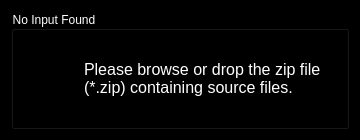
<?xml version="1.0" encoding="UTF-8"?>
<ui version="4.0">
 <class>no_input_dialog</class>
 <widget class="QDialog" name="no_input_dialog">
  <property name="geometry">
   <rect>
    <x>0</x>
    <y>0</y>
    <width>360</width>
    <height>140</height>
   </rect>
  </property>
  <property name="minimumSize">
   <size>
    <width>360</width>
    <height>140</height>
   </size>
  </property>
  <property name="maximumSize">
   <size>
    <width>360</width>
    <height>140</height>
   </size>
  </property>
  <property name="windowTitle">
   <string>CAUTION !</string>
  </property>
  <property name="windowIcon">
   <iconset resource="../images/resources.qrc">
    <normaloff>:/icons/icons/needle.png</normaloff>:/icons/icons/needle.png</iconset>
  </property>
  <property name="styleSheet">
   <string notr="true">#no_input_dialog {
	background-color:rgb(0, 0, 0);
}

#Title {
	color: rgb(255, 255, 255);
}

#Desc {
	color: rgb(255, 255, 255);
}</string>
  </property>
  <layout class="QVBoxLayout" name="verticalLayout">
   <item>
    <widget class="QGroupBox" name="Title">
     <property name="title">
      <string>No Input Found</string>
     </property>
     <layout class="QHBoxLayout" name="horizontalLayout_2">
      <item>
       <widget class="QFrame" name="Icon">
        <property name="minimumSize">
         <size>
          <width>55</width>
          <height>55</height>
         </size>
        </property>
        <property name="maximumSize">
         <size>
          <width>55</width>
          <height>55</height>
         </size>
        </property>
        <property name="focusPolicy">
         <enum>Qt::TabFocus</enum>
        </property>
        <property name="styleSheet">
         <string notr="true">background-image: url(:/icons/icons/error.ico);
background-repeat: no-repeat;
border: none;</string>
        </property>
        <property name="frameShape">
         <enum>QFrame::StyledPanel</enum>
        </property>
        <property name="frameShadow">
         <enum>QFrame::Raised</enum>
        </property>
       </widget>
      </item>
      <item>
       <layout class="QVBoxLayout" name="Layoout">
        <item>
         <widget class="QLabel" name="Desc">
          <property name="text">
           <string>&lt;html&gt;&lt;head/&gt;&lt;body&gt;&lt;p&gt;&lt;span style=&quot; font-size:12pt;&quot;&gt;Please browse or drop the zip file&lt;br/&gt;(*.zip) containing source files. &lt;/span&gt;&lt;/p&gt;&lt;/body&gt;&lt;/html&gt;</string>
          </property>
         </widget>
        </item>
       </layout>
      </item>
     </layout>
    </widget>
   </item>
  </layout>
 </widget>
 <resources>
  <include location="../images/resources.qrc"/>
 </resources>
 <connections/>
</ui>
